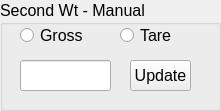
    <widget class="QGroupBox" name="groupBox_3">
     <property name="geometry">
      <rect>
       <x>1080</x>
       <y>160</y>
       <width>221</width>
       <height>111</height>
      </rect>
     </property>
     <property name="font">
      <font>
       <family>Arial</family>
       <pointsize>12</pointsize>
      </font>
     </property>
     <property name="title">
      <string>Second Wt - Manual</string>
     </property>
     <widget class="QRadioButton" name="radioButton_7">
      <property name="geometry">
       <rect>
        <x>20</x>
        <y>20</y>
        <width>81</width>
        <height>31</height>
       </rect>
      </property>
      <property name="font">
       <font>
        <family>Arial</family>
        <pointsize>12</pointsize>
       </font>
      </property>
      <property name="text">
       <string>Gross</string>
      </property>
      <property name="checked">
       <bool>false</bool>
      </property>
     </widget>
     <widget class="QRadioButton" name="radioButton_8">
      <property name="geometry">
       <rect>
        <x>120</x>
        <y>20</y>
        <width>71</width>
        <height>31</height>
       </rect>
      </property>
      <property name="font">
       <font>
        <family>Arial</family>
        <pointsize>12</pointsize>
       </font>
      </property>
      <property name="text">
       <string>Tare</string>
      </property>
      <property name="checked">
       <bool>false</bool>
      </property>
     </widget>
     <widget class="QLineEdit" name="lineEdit_9">
      <property name="geometry">
       <rect>
        <x>20</x>
        <y>60</y>
        <width>91</width>
        <height>31</height>
       </rect>
      </property>
      <property name="font">
       <font>
        <family>Arial</family>
        <pointsize>12</pointsize>
       </font>
      </property>
     </widget>
     <widget class="QPushButton" name="pushButton_12">
      <property name="geometry">
       <rect>
        <x>130</x>
        <y>60</y>
        <width>61</width>
        <height>31</height>
       </rect>
      </property>
      <property name="font">
       <font>
        <family>Arial</family>
        <pointsize>12</pointsize>
       </font>
      </property>
      <property name="text">
       <string>Update</string>
      </property>
     </widget>
    </widget>
